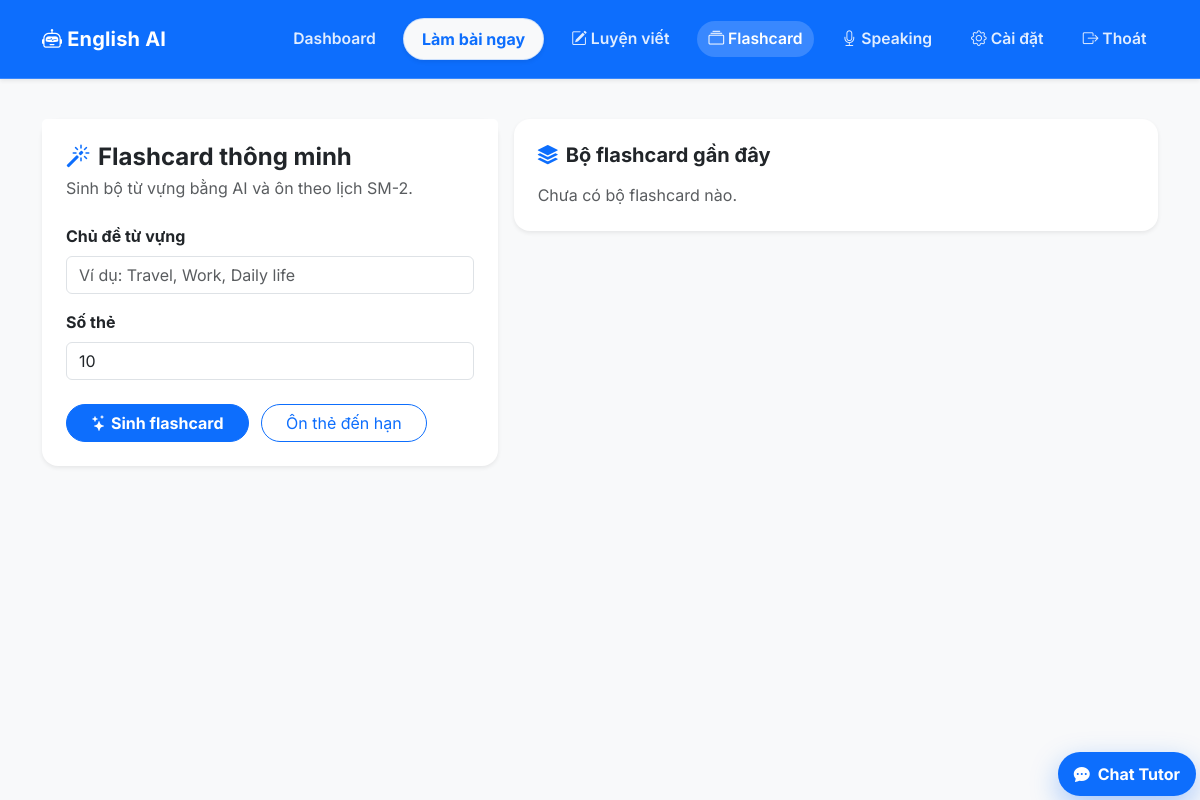
The page /flashcards/ (signed in) on the database as committed earlier.
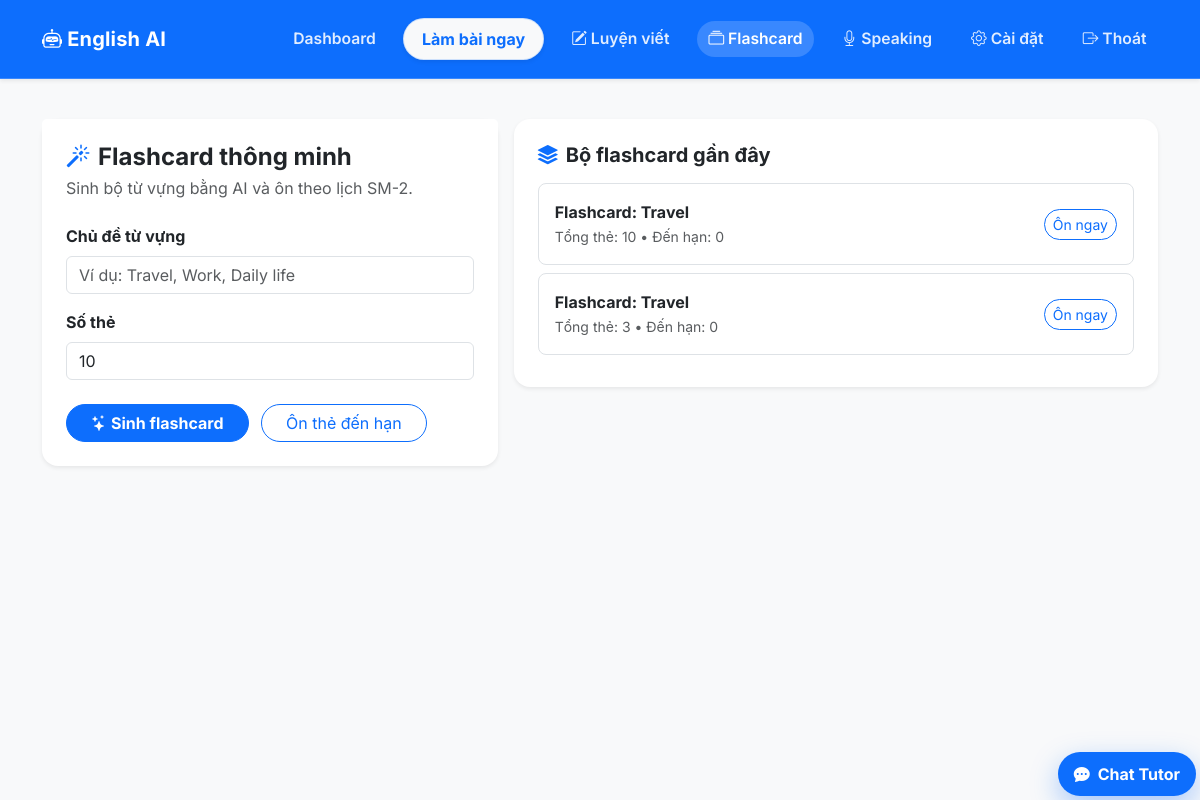
The same page on the database as committed later.
### app/models.py (models this page shows)
class FlashcardSet(db.Model):
    __tablename__ = 'flashcard_sets'
    id: Mapped[int] = mapped_column(primary_key=True)
    user_id: Mapped[int] = mapped_column(ForeignKey('users.id'), index=True)
    title: Mapped[str] = mapped_column(String(255))
    source_topic: Mapped[Optional[str]] = mapped_column(String(255))
    created_at: Mapped[datetime] = mapped_column(DateTime, default=lambda: datetime.now(timezone.utc))
    user: Mapped["User"] = relationship("User", back_populates="flashcard_sets")
    cards: Mapped[list["Flashcard"]] = relationship("Flashcard", back_populates="card_set")

### app/routes/flashcards.py (the view)
@flashcards_bp.route('/', methods=['GET'])
@login_required
def index():
    sets = db.session.execute(
        db.select(FlashcardSet)
        .where(FlashcardSet.user_id == current_user.id)
        .order_by(FlashcardSet.created_at.desc())
        .limit(12)
    ).scalars().all()
    now = datetime.utcnow()
    set_summaries = []
    for card_set in sets:
        cards = db.session.execute(
            db.select(Flashcard).where(Flashcard.set_id == card_set.id)
        ).scalars().all()
        due_count = sum(
            1
            for card in cards
            if (review_time := _as_utc_naive(card.next_review_date)) and review_time <= now
        )
        set_summaries.append({
            "set": card_set,
            "card_count": len(cards),
            "due_count": due_count,
        })
    return render_template('flashcards.html', set_summaries=set_summaries)

### app/models.py (called while the page is built)
@login.user_loader
def load_user(id: str):
    return db.session.get(User, int(id))

### app/routes/flashcards.py (called while the page is built)
def _as_utc_naive(value: datetime | None) -> datetime | None:
    if value is None:
        return None
    if value.tzinfo is None:
        return value
    return value.astimezone(timezone.utc).replace(tzinfo=None)

### app/templates/flashcards.html
{% extends 'base.html' %}
{% block content %}
<div class="row mt-4 g-3">
    <div class="col-lg-5">
        <div class="card border-0 shadow-sm rounded-4">
            <div class="card-header bg-white border-0 pt-4 pb-0 px-4">
                <h4 class="fw-bold mb-1"><i class="bi bi-magic text-primary me-2"></i>Flashcard thông minh</h4>
                <p class="text-muted mb-0">Sinh bộ từ vựng bằng AI và ôn theo lịch SM-2.</p>
            </div>
            <div class="card-body p-4">
                <form method="post" action="{{ url_for('flashcards.generate') }}">
                    <div class="mb-3">
                        <label class="form-label fw-bold">Chủ đề từ vựng</label>
                        <input type="text" class="form-control" name="topic" placeholder="Ví dụ: Travel, Work, Daily life" required>
                    </div>
                    <div class="mb-4">
                        <label class="form-label fw-bold">Số thẻ</label>
                        <input type="number" class="form-control" name="card_count" value="10" min="3" max="20">
                    </div>
                    <button type="submit" class="btn btn-primary rounded-pill px-4 fw-bold">
                        <i class="bi bi-stars me-1"></i>Sinh flashcard
                    </button>
                    <a href="{{ url_for('flashcards.review') }}" class="btn btn-outline-primary rounded-pill px-4 ms-2">Ôn thẻ đến hạn</a>
                </form>
            </div>
        </div>
    </div>
    <div class="col-lg-7">
        <div class="card border-0 shadow-sm rounded-4">
            <div class="card-body p-4">
                <h5 class="fw-bold mb-3"><i class="bi bi-stack text-primary me-2"></i>Bộ flashcard gần đây</h5>
                {% for item in set_summaries %}
                <div class="border rounded-3 p-3 mb-2">
                    <div class="d-flex justify-content-between align-items-center flex-wrap gap-2">
                        <div>
                            <div class="fw-bold">{{ item.set.title }}</div>
                            <small class="text-muted">Tổng thẻ: {{ item.card_count }} • Đến hạn: {{ item.due_count }}</small>
                        </div>
                        <a href="{{ url_for('flashcards.review', set_id=item.set.id) }}" class="btn btn-sm btn-outline-primary rounded-pill">Ôn ngay</a>
                    </div>
                </div>
                {% else %}
                <p class="text-muted mb-0">Chưa có bộ flashcard nào.</p>
                {% endfor %}
            </div>
        </div>
    </div>
</div>
{% endblock %}

Rows that differ between the two databases and show on the page:
added FlashcardSet: set "Flashcard: Travel"
added FlashcardSet: set "Flashcard: Travel"
Other text that changed with them:
new list line: "Tổng thẻ: 10 • Đến hạn: 0 Ôn ngay"
new list line: "Tổng thẻ: 3 • Đến hạn: 0 Ôn ngay"
text no longer shown: "Chưa có bộ flashcard nào."
